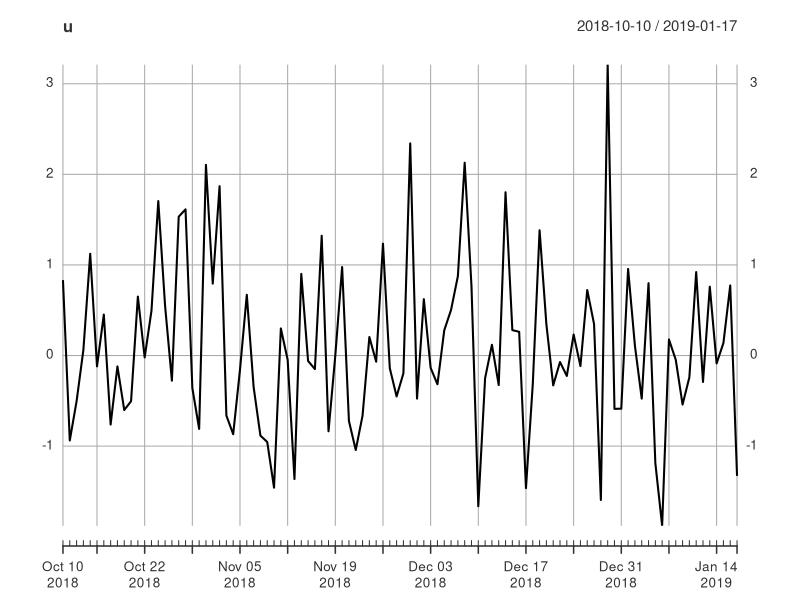
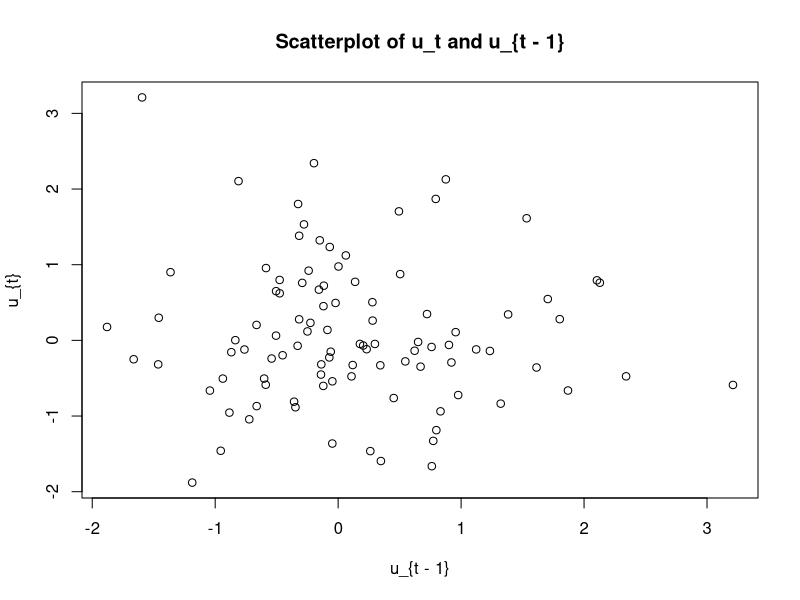
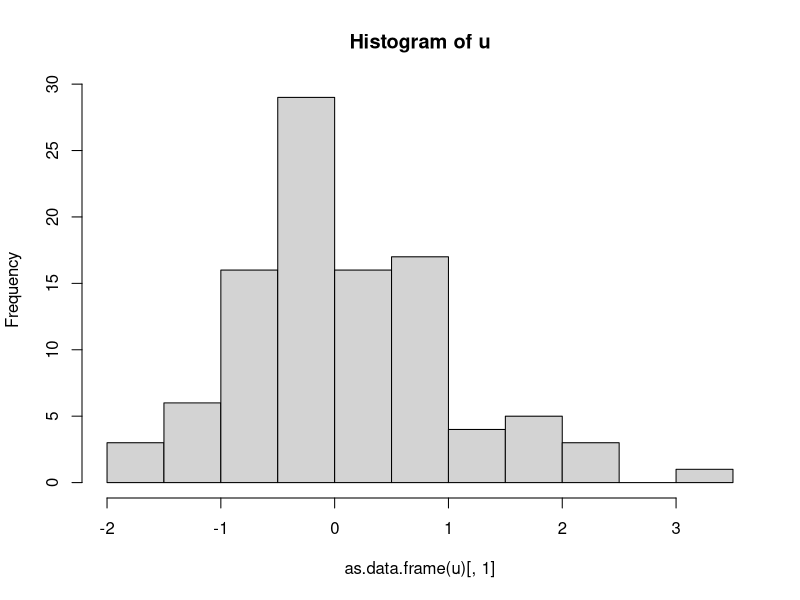
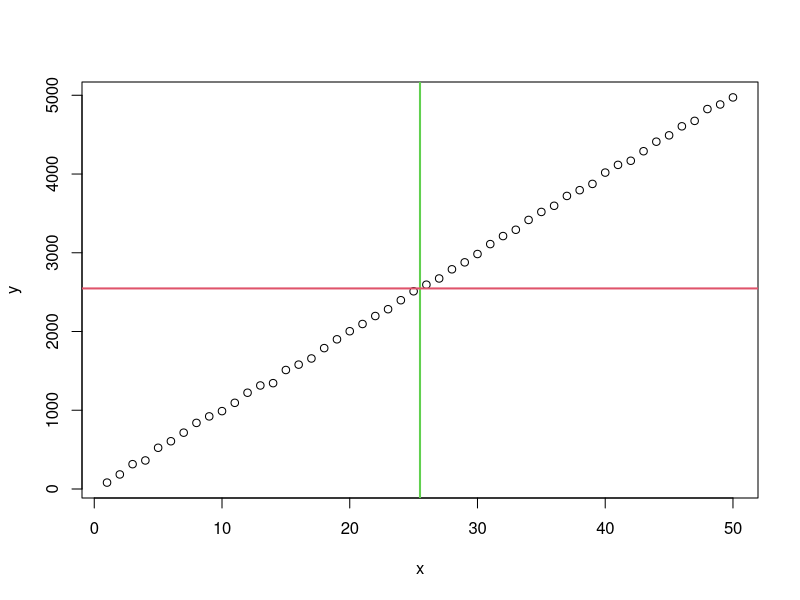
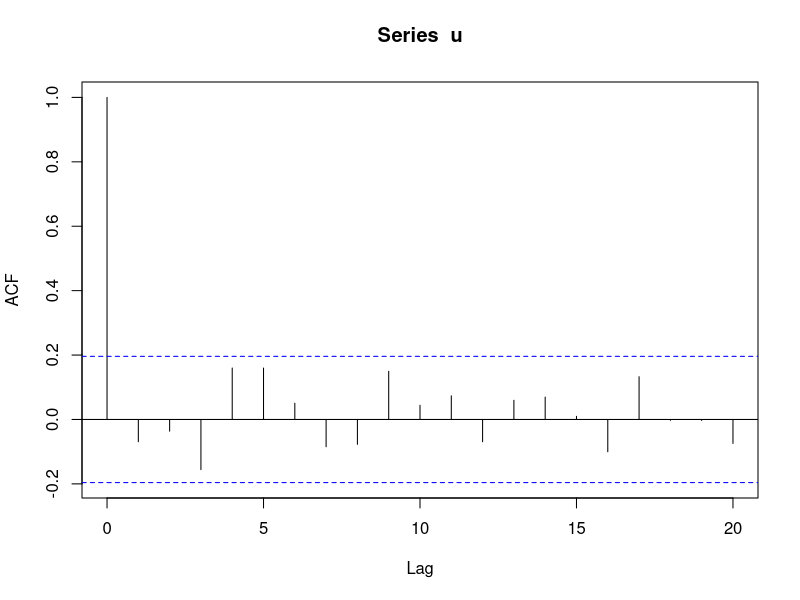
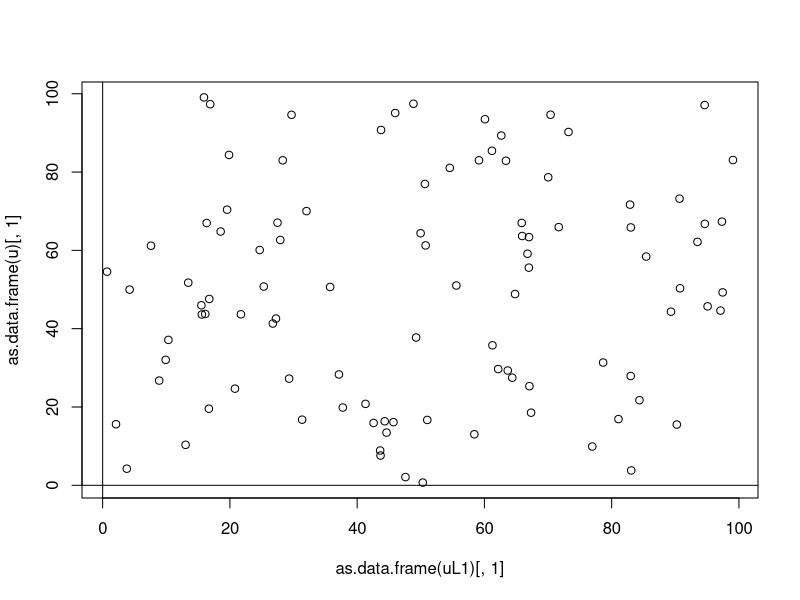
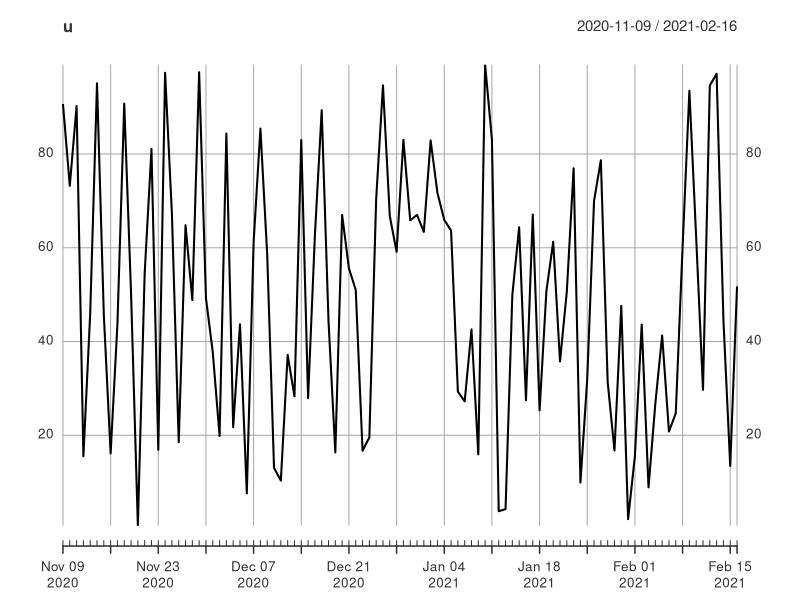
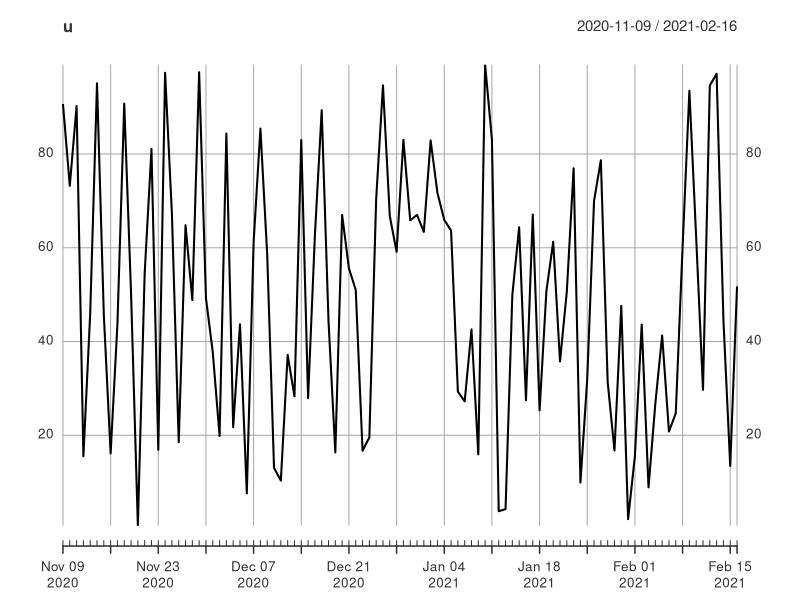

The R source for these figures, in order:
## ---- chunk 1
knitr::opts_chunk$set(echo = TRUE)
## ---- chunk 2
library(xts)
## ---- chunk 3
randomValues <- rnorm(100)
timeIndex <- seq.Date(as.Date("2018-10-10"), by = "day", length.out = 100)
u <- xts(randomValues, timeIndex)
plot(u)
mean(u)
## ---- chunk 4
uL1 <- lag(u)
combinedSeries <- cbind(u, uL1)
plot(as.data.frame(uL1)[, 1], as.data.frame(u)[, 1], xlab = "u_{t - 1}", ylab = "u_{t}", main = "Scatterplot of u_t and u_{t - 1}")
## ---- chunk 5
hist(as.data.frame(u)[, 1], main = "Histogram of u")
## ---- chunk 6
x <- 1:50
noise <- 20*rnorm(50)
## ---- chunk 7
y <- 100 * x + noise
## ---- chunk 8
plot(x, y)
mean(x)
mean(y)
abline(v = mean(x), col = 3, lwd = 2)
abline(h = mean(y), col = 2, lwd = 2)
## ---- chunk 9
cov(x, y)
## ---- chunk 10
library(xts)
n <- 100
uRaw <- rnorm(n) ## Generate 100 observations from a standard normal distribution
u <-xts(uRaw, order.by = seq.Date(as.Date("2020-11-09"), by = "day", length.out = n)) 
acf(u)
## acf(u, plot = FALSE)
## ---- chunk 11
x <- c(1, 3, 5)
var(x)
## ---- chunk 12
n <- 100
uRaw <- 100 * runif(n) ## Generate 100 observations from a standard normal distribution
u <-xts(uRaw, order.by = seq.Date(as.Date("2020-11-09"), by = "day", length.out = n)) 
uL1 <- lag(u)
plot(as.data.frame(uL1)[, 1], as.data.frame(u)[, 1])
abline(h = 0)
abline(v = 0)
## ---- chunk 13
plot(u)
## ---- chunk 14
plot(u)
## ---- chunk 15
uL1 <- lag(u)
plot(as.data.frame(uL1)[, 1], as.data.frame(u)[, 1])
## ---- chunk 16
randomValues <- rnorm(100)
timeIndex <- seq.Date(as.Date("2018-10-10"), by = "day", length.out = 100)
u <- xts(randomValues, timeIndex)
## plot(u)
## mean(u)
acf(u)
## ---- chunk 17
## Auto-correlation function

